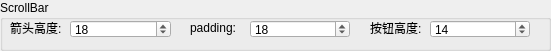
        <widget class="QGroupBox" name="groupBox_2">
         <property name="geometry">
          <rect>
           <x>10</x>
           <y>420</y>
           <width>551</width>
           <height>51</height>
          </rect>
         </property>
         <property name="title">
          <string>ScrollBar</string>
         </property>
         <widget class="QSpinBox" name="spinBox_15">
          <property name="geometry">
           <rect>
            <x>250</x>
            <y>20</y>
            <width>100</width>
            <height>18</height>
           </rect>
          </property>
          <property name="value">
           <number>18</number>
          </property>
         </widget>
         <widget class="QSpinBox" name="spinBox_14">
          <property name="geometry">
           <rect>
            <x>70</x>
            <y>20</y>
            <width>101</width>
            <height>18</height>
           </rect>
          </property>
          <property name="minimum">
           <number>-10</number>
          </property>
          <property name="value">
           <number>18</number>
          </property>
         </widget>
         <widget class="QLabel" name="label_27">
          <property name="geometry">
           <rect>
            <x>10</x>
            <y>20</y>
            <width>54</width>
            <height>16</height>
           </rect>
          </property>
          <property name="text">
           <string>箭头高度:</string>
          </property>
         </widget>
         <widget class="QLabel" name="label_30">
          <property name="geometry">
           <rect>
            <x>190</x>
            <y>20</y>
            <width>54</width>
            <height>16</height>
           </rect>
          </property>
          <property name="text">
           <string>padding:</string>
          </property>
         </widget>
         <widget class="QSpinBox" name="spinBox_16">
          <property name="geometry">
           <rect>
            <x>430</x>
            <y>20</y>
            <width>100</width>
            <height>18</height>
           </rect>
          </property>
          <property name="value">
           <number>14</number>
          </property>
         </widget>
         <widget class="QLabel" name="label_50">
          <property name="geometry">
           <rect>
            <x>370</x>
            <y>20</y>
            <width>54</width>
            <height>16</height>
           </rect>
          </property>
          <property name="text">
           <string>按钮高度:</string>
          </property>
         </widget>
        </widget>
